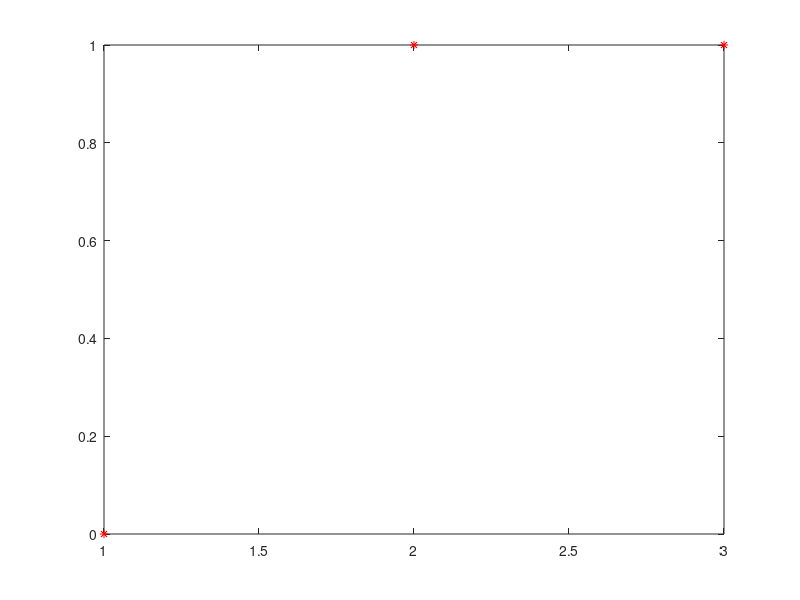

Here is the MATLAB script that generated this plot:
function hw2_overrelaxation
%%RELAXATION METHOD
format long; %to display to 15 dp
c_vector = [2];
BFN = 100000;%some large number
x_matrix = zeros(BFN, length(c_vector));
x0 = 1;
omega = -1;
for i = 1:length(c_vector)
    for q = 1:BFN
        if q == 1
            x = x0;
        else
            x = (1+omega)*(1 - exp(-c_vector(i)*x)) - omega*x;
            x_matrix(q,i) = x;
            if abs(x_matrix(q,i) - x_matrix(q-1,i)) < 0.000006 %we're done, boys
                n_it = q;
                disp(n_it);
                break;
            end
        end
    end
    out = x_matrix(1:n_it);
    disp(out) %Print out all the values we get from iterations
end
%%

plot((1:length(out)), out, 'r*');
end